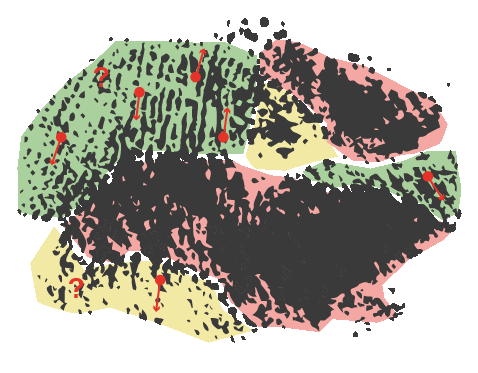
#> input picture resources/fm.png, 478 x 373 px
$ python -i classic_ensemble.py   (imports and definitions only)
#> lines starting #> are read from the running program, lines starting #| are printed output that depends on the picture
import pickle
import sys

import cv2
import numpy as np
from afqa_toolbox import features as feat
from afqa_toolbox.segmentation import hist_equalization_segmentation
from afqa_toolbox.enhancement import dog_filter
from afqa_toolbox.minutiae import FJFXWrapper
import importlib.resources


class ClassicEnsemble:
    """ Implementation of the classic ensemble approach from article:

        T. Oblak, R. Haraksim, P. Peer, L. Beslay.
        Fingermark quality assessment framework with classic and deep learning ensemble models.
        Knowledge-Based Systems, Volume 250, 2022

    """
    RESOURCES_PATH = "afqa_toolbox.resources"

    DEFAULT_CLASSIC_QUALITY_MODEL_PATH = "models_randomforest.pkl"
    DEFAULT_FUSION_MODEL_PATH = "pca_fusion_model.pkl"
    DEFAULT_MINDET_PATHS_WIN_PATH = "FJFX.dll"
    DEFAULT_MINDET_PATHS_LIN_PATH = "libFJFX.so"
    DEFAULT_HISTOGRAM_EDGES_PATH = "precalculated_edges.pkl"

    # Feature extraction sliding window settings
    BLK_SIZE = 32
    SL_BLK_SIZE_X = 32
    SL_BLK_SIZE_Y = 16

    # The processed block will be considered as foreground if STD is more that the threshold
    MIN_STD = 8

    # Each block will be processed only if the ratio between foreground and background pixels is larger than this threshold
    ACCEPTED_FG_RATIO = 0.5

    def __init__(self, ensemble_models_path=None, pca_coeffs_path=None, bin_edges_path=None, mindet_lib_path=None):
        # Load ensemble
        ensemble_models_path = self.check_default_location(ensemble_models_path, self.DEFAULT_CLASSIC_QUALITY_MODEL_PATH)
        pca_coeffs_path = self.check_default_location(pca_coeffs_path, self.DEFAULT_FUSION_MODEL_PATH)
        bin_edges_path = self.check_default_location(bin_edges_path, self.DEFAULT_HISTOGRAM_EDGES_PATH)

        if sys.platform.startswith("win32"):
            mindet_lib_path = self.check_default_location(mindet_lib_path, self.DEFAULT_MINDET_PATHS_WIN_PATH)
        elif sys.platform.startswith("linux"):
            mindet_lib_path = self.check_default_location(mindet_lib_path, self.DEFAULT_MINDET_PATHS_LIN_PATH)

        with open(ensemble_models_path, "rb") as handle:
            self.ensemble_models = pickle.load(handle)

        with open(pca_coeffs_path, "rb") as handle:
            self.pca_coeffs = pickle.load(handle)

        with open(bin_edges_path, "rb") as handle:
            self.bin_edges = pickle.load(handle)

        self.minutiae_detector = FJFXWrapper(path_library=mindet_lib_path)

        self.background_color = True

    def check_default_location(self, given_path, default_path):
        if given_path is None:
            if importlib.resources.is_resource(self.RESOURCES_PATH, default_path):
                with importlib.resources.path(self.RESOURCES_PATH, default_path) as path:
                    return path
            raise FileNotFoundError("The path of one of the the required external files (" + default_path +
                                    ") was neither passed to the constructor nor was it found in the default resources location (" +
                                    self.RESOURCES_PATH + ")")
        return given_path

    # [149 lines left out: functions feature_vector, predict_ensemble, fusion, not called in this run]

>>> import cv2
>>> picture = cv2.imread('../../resources/fm.png', cv2.IMREAD_GRAYSCALE)
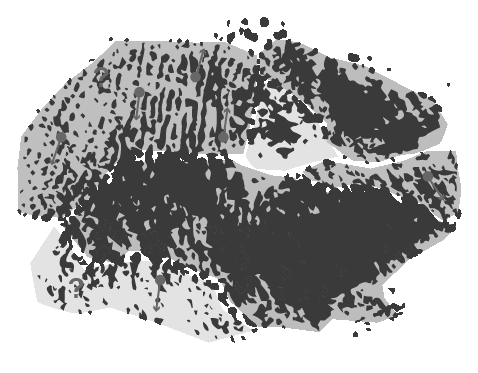
#> picture: shape (373, 478); min 58, max 255, mean 172.8
>>> result = ClassicEnsemble().feature_vector(picture)
#> (the run stopped early here; a loop or call above may not have finished)
